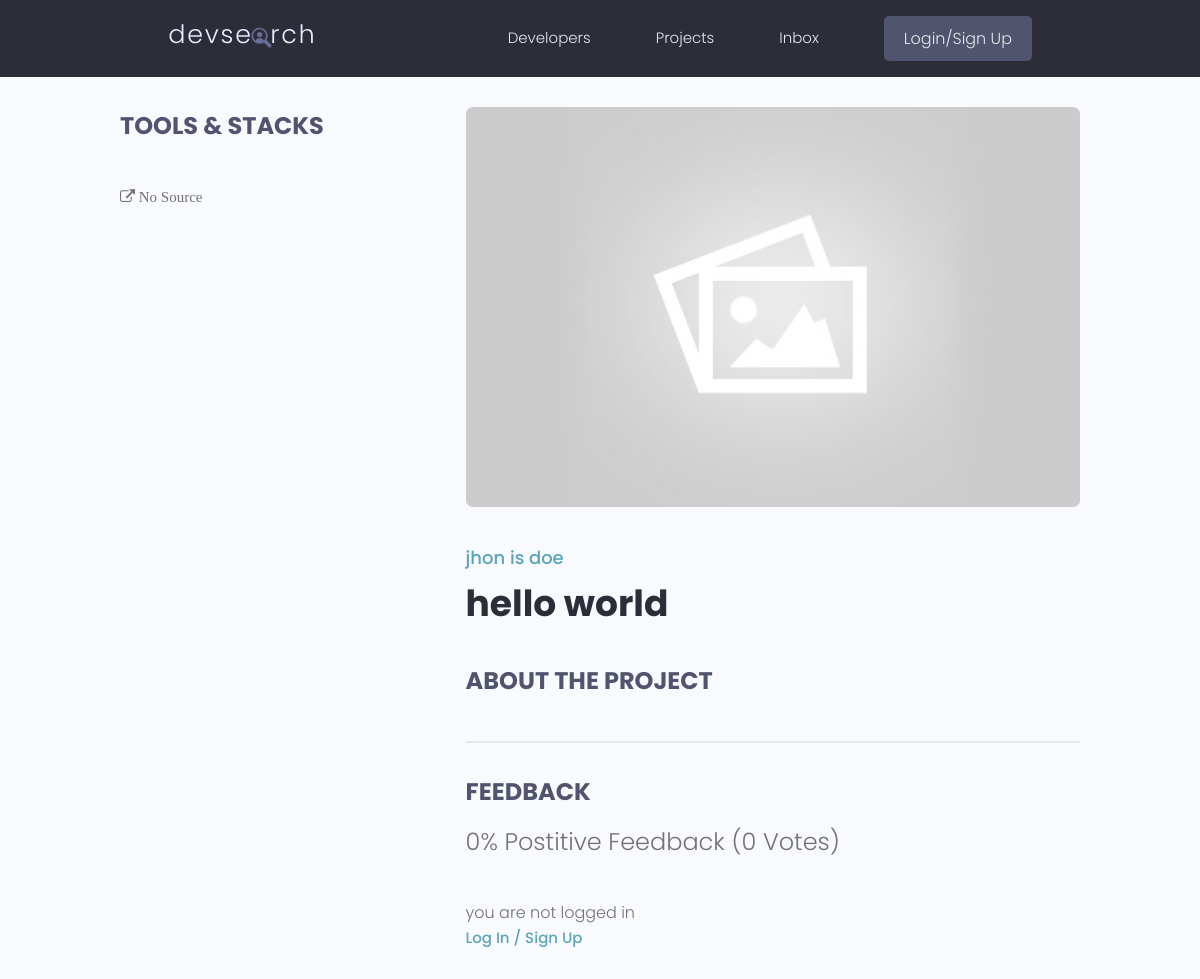
/project/single/655f772f7bdf49fcb71643d7414cc02c/, run on an earlier commit of the app's database.
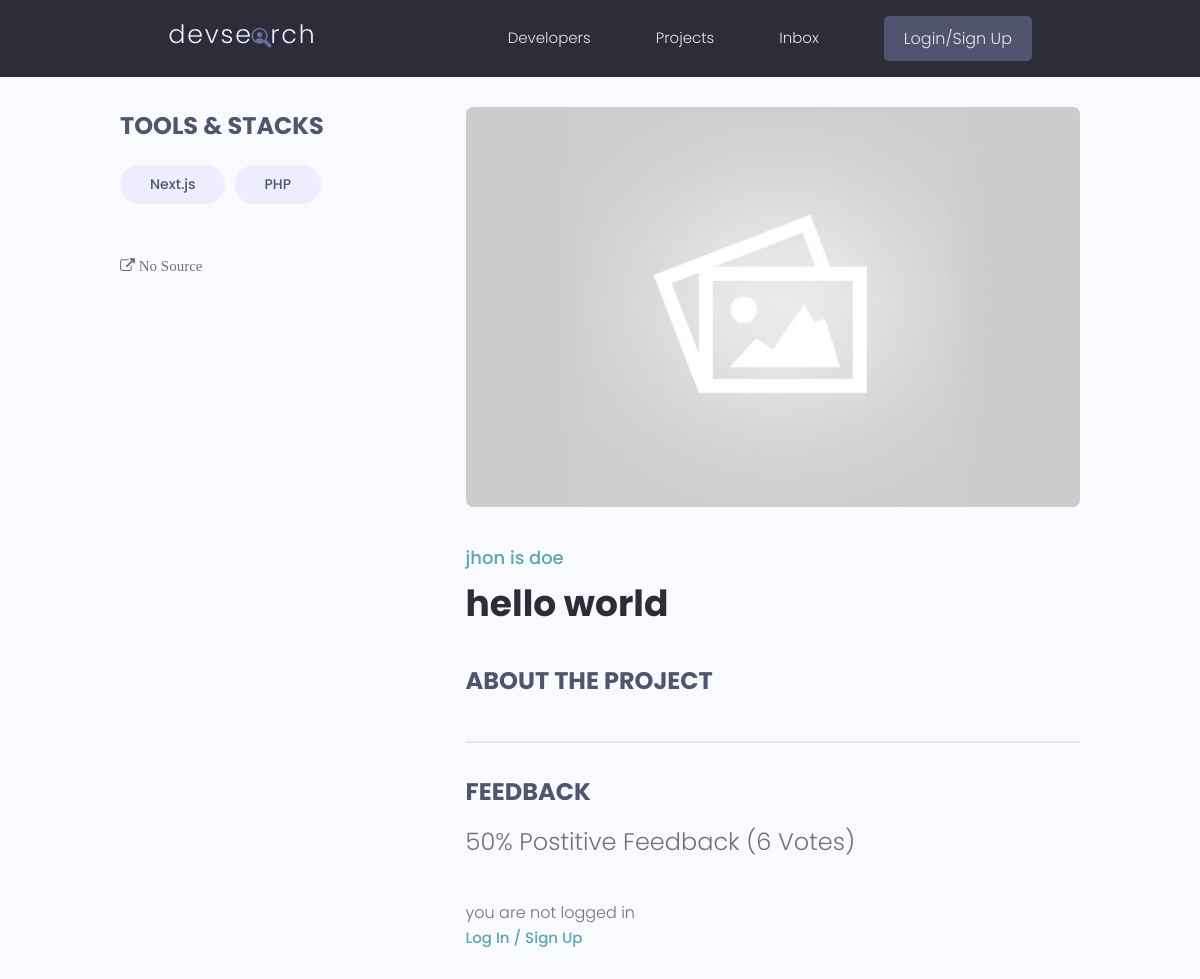
And on a later commit of the database.
### projects/models.py (models this page shows, shortened)
class Project(models.Model):
      owner = models.ForeignKey(Profile,null=True,
                           blank=True, on_delete= models.SET_NULL)
      title = models.CharField(max_length=2000)
      description = models.TextField(null=True, blank=True)
      featured_image = models.ImageField( null=True, blank=True , default='default.jpg')
      demo_link = models.CharField(max_length=2000 ,null=True, blank=True)
      source_link = models.CharField(max_length=2000 ,null=True, blank=True)
      tags = models.ManyToManyField('Tag')
      vote_total = models.IntegerField(default=0,null=True,blank=True)
      vote_ratio = models.IntegerField(default=0,null=True,blank=True)
      created = models.DateTimeField(auto_now_add=True)
      id = models.UUIDField(default=uuid.uuid4 , unique=True , primary_key=True , editable=False )
      class Meta :
            ordering = [
                  '-vote_ratio',
                  '-vote_total', # if vote_ration in projects same number, number of review is matter for us
                  'title'
            ]
      @property
      def reviewers(self):
            queryset = self.revuew_set.all().values_list('owner__id',flat=True)
            return queryset

class Tag(models.Model):
      name = models.CharField(max_length=200)
      created = models.DateTimeField(auto_now_add=True)
      id = models.UUIDField(default=uuid.uuid4 , unique=True , primary_key=True , editable=False )
      def __str__(self):
            return  self.name

### users/models.py (models this page shows)
class Profile(models.Model):
      user = models.OneToOneField(User, on_delete=models.CASCADE,
            null=True, blank=True)
      name = models.CharField(max_length=200, blank=True, null=True)
      email = models.EmailField(max_length=500, blank=True,null=True)
      username =models.CharField(max_length=200, blank=True, null=True)
      location = models.CharField(max_length=200, blank=True, null=True)
      short_intro = models.CharField(max_length=200, blank=True, null=True)
      bio = models.TextField(blank=True, null=True)
      profile_image = models.ImageField(blank=True,null=True,
            default='user-default.png', upload_to='profiles/')
      social_github  = models.CharField(max_length=200, blank=True, null=True)
      social_twitter = models.CharField(max_length=200, blank=True, null=True)
      social_linkdin = models.CharField(max_length=200, blank=True, null=True)
      social_youtube = models.CharField(max_length=200, blank=True, null=True)
      social_website = models.CharField(max_length=200, blank=True, null=True)
      created = models.DateTimeField(auto_now_add=True)
      id = models.UUIDField(default=uuid.uuid4 ,
                  unique=True , primary_key=True , editable=False )
      def __str__(self):
            return str(self.user.username)

### projects/views.py (the view, shortened to what this page needs)
# urls.py: path('single/<str:id>/', views.singlepage, name='singleproject'),
def singlepage(request, id ):
      projectobj = Project.objects.get(id=id)
      tags = projectobj.tags.all()
      form = ReviewForm() # instance of REviewForm in forms.py
      context = {'project': projectobj ,'tags':tags ,'form':form}
      return render(request, 'projects/singleproject.html',context )

### projects/templates/projects/singleproject.html (shortened to what this page needs)
{% extends 'base.html' %}
{% load static %}
{% block content %}
  <main class="singleProject my-md">
      <div class="container">
        <div class="layout">
          <div class="column column--1of3">
            <h3 class="singleProject__subtitle">Tools & Stacks</h3>
            <div class="singleProject__toolStack">
            {%for tag in tags %}
              <span class="tag tag--pill tag--sub tag--lg">
                <small>{{tag}}</small>
              </span>
            {%endfor%}
            </div>
            {% if project.source_link %}
                  <a class="singleProject__liveLink" href="{{project.source_link}}" target="_blank">
                  <i class="fa fa-external-link"></i>
                        Source Code
                  </a>
            {% else %}
                  <i class="fa fa-external-link">
                        No Source
                  </i>
            {%endif%}
          </div>
          <div class="column column--2of3">
            <img class="singleProject__preview" src="{{ project.featured_image.url }}" alt="portfolio thumbnail" />
            <a href="profile.html" class="singleProject__developer">{{project.owner}}</a>
            <h2 class="singleProject__title">{{project.title}}</h2>
            <h3 class="singleProject__subtitle">About the Project</h3>
            <div class="comments">
              <h3 class="singleProject__subtitle">Feedback</h3>
              <h5 class="project--rating">
                {{project.vote_ratio}}% Postitive Feedback
                  {% if project.vote_total == 1 or 0 %}
                    ({{project.vote_total}} Vote)
                  {% else %}
                    ({{project.vote_total}} Votes)
                  {% endif %}
              </h5>
              {% if request.user.profile.id  in project.reviewers %}
                <p> you vote and review already </p>
              {% elif request.user.profile == project.owner %}
                <p>  you can not vote to your own project </p>
              {% else %}
                <p> you are not logged in  </p>
                <a href="{% url 'login' %}?next={{request.path}}" > Log In / Sign Up </a>
              {% endif %}
              </div>
            </div>
          </div>
        </div>
    </main>
 {% endblock %}

What changed in the data, as far as the page shows it:
now on this page (row unchanged): Tag: name "Next.js"
now on this page (row unchanged): Tag: name "PHP"
changed Project "hello world": vote_ratio "0" → "50"; vote_total "0" → "6"
